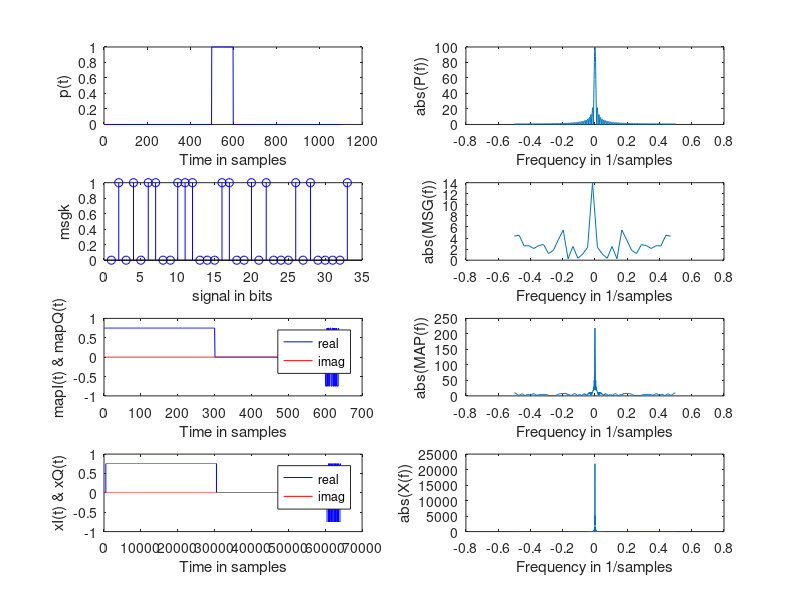

This chart was generated by the following MATLAB code:

LL = 200; % Total number of bits Default is 1000
T = 1; % Symbol period in microsec. Default is 1
N = 11; % length of filter in symbol periods. Default is 11
alpha = 0; % alpha of sqrt raised cosine filter
fs = 100; % Over-sampling factor (Sampling frequency/symbol rate). Default is 100
Ns = floor(N*fs); % Number of filter samples
sigma = 1; % Noise standard deviation. Default is 1

clc

%% message
%bits = sign(randn(1, LL));

dataSize = 3;
bits = [0 1 0];

timingSync  = [0 1 0 1 0 1 1 0 0 1 1 1 0 0 0 1 1 0 0 1 0 1];
pilot = [0, 0, 0, 1];
buffer = [ones(1, 300), zeros(1, 300)];

msg = [timingSync, pilot, bits, pilot];


%% symbol mapping
msgSym = msg .* 2 -1;
msgSym = [buffer -1 -1 -1 msgSym] .* .75;



%% impulse
p1 = [zeros(ceil(Ns/2-fs/2),1) ; ones(fs,1) ; zeros(Ns-fs-ceil(Ns/2-fs/2),1) ]; 
p1 = p1/norm(p1)/sqrt(1/fs); % '1/fs' simply serves as 'delta' to approximate integral as sum
p1 = p1.';

%% Create baseband signals
bit_upR = upsample(real(msgSym),fs);
bit_upI = upsample(imag(msgSym),fs);
xR = conv(bit_upR,p1);
xI = conv(bit_upI,p1);
x1 = xR + 1i .* xI;
transmitsignal = x1.';
%len = length(x1);
%plot([-len/2+1:len/2]/len*fs/T,20*log10(abs(fftshift(1/sqrt(len)*fft(x1)))))


%% plot stuff

figure(1)
clf
subplot(4,2,1)
plot(p1,'b')
%hold on
%plot(imag(y1),'r')
%legend('real','imag')
ylabel('p(t)')
xlabel('Time in samples')

subplot(4,2,2)
plot([0:length(p1)-1]/length(p1)-0.5, abs(fftshift(fft(p1))))
ylabel('abs(P(f))')
xlabel('Frequency in 1/samples')

subplot(4,2,3)
stem(msg,'b')
zoom xon
ylabel('msgk')
xlabel('signal in bits')


subplot(4,2,4)
plot([0:length(msg)-1]/length(msg)-0.5, abs(fftshift(fft(msg))))
ylabel('abs(MSG(f))')
xlabel('Frequency in 1/samples')


subplot(4,2,5)
plot(real(msgSym),'b')
hold on
plot(imag(msgSym),'r')
zoom xon
legend('real','imag')
ylabel('mapI(t) & mapQ(t)')
xlabel('Time in samples')


subplot(4,2,6)
plot([0:length(msgSym)-1]/length(msgSym)-0.5, abs(fftshift(fft(msgSym))))
ylabel('abs(MAP(f))')
xlabel('Frequency in 1/samples')


subplot(4,2,7)
plot(real(x1),'b')
hold on
plot(imag(x1),'r')
zoom xon
legend('real' ,'imag')
ylabel('xI(t) & xQ(t)')
xlabel('Time in samples')

subplot(4,2,8)
plot([0:length(x1)-1]/length(x1)-0.5, abs(fftshift(fft(x1))))
ylabel('abs(X(f))')
xlabel('Frequency in 1/samples')


save('transmitsignal.mat', 'transmitsignal');